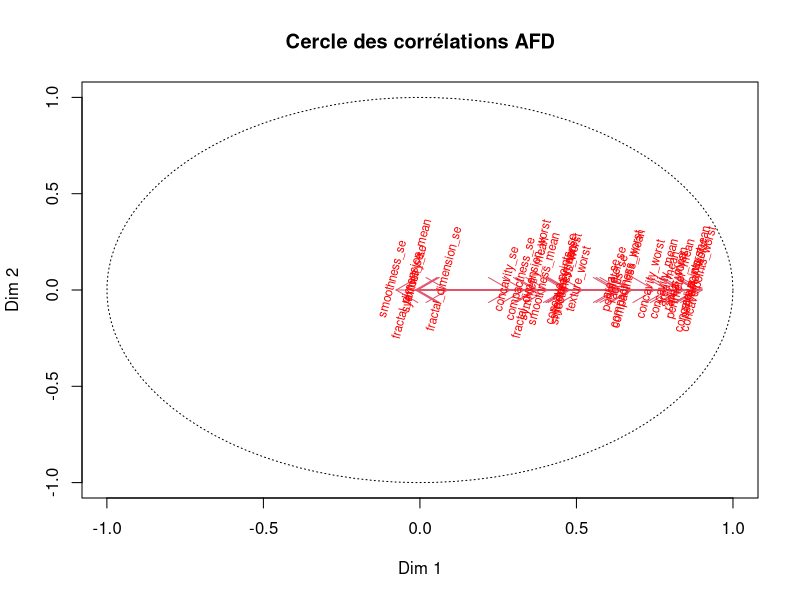
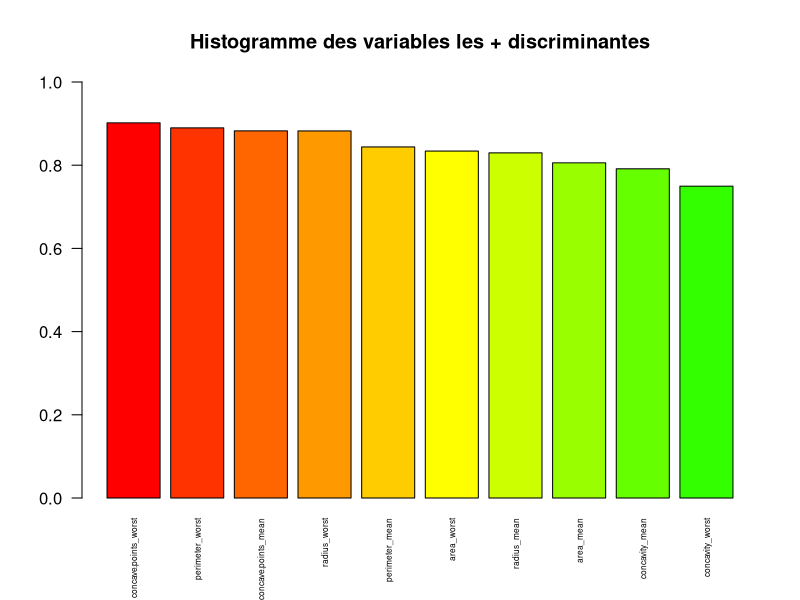
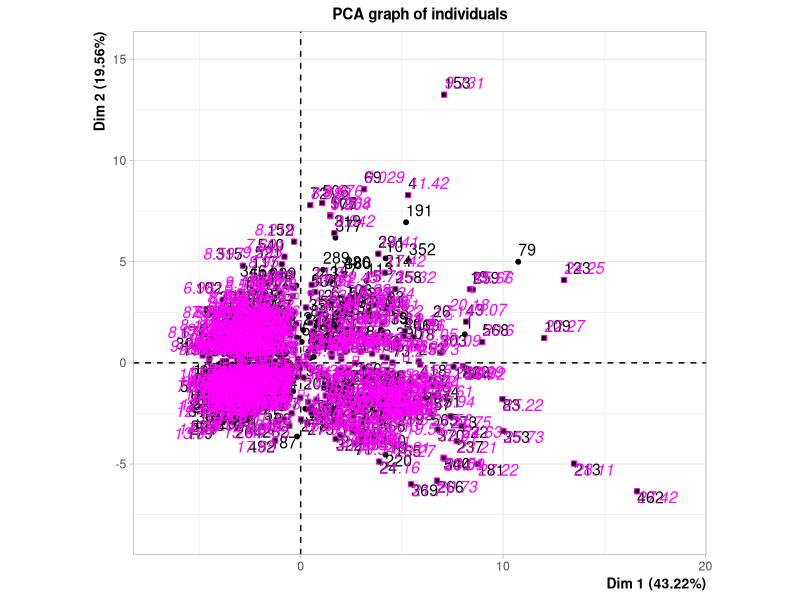
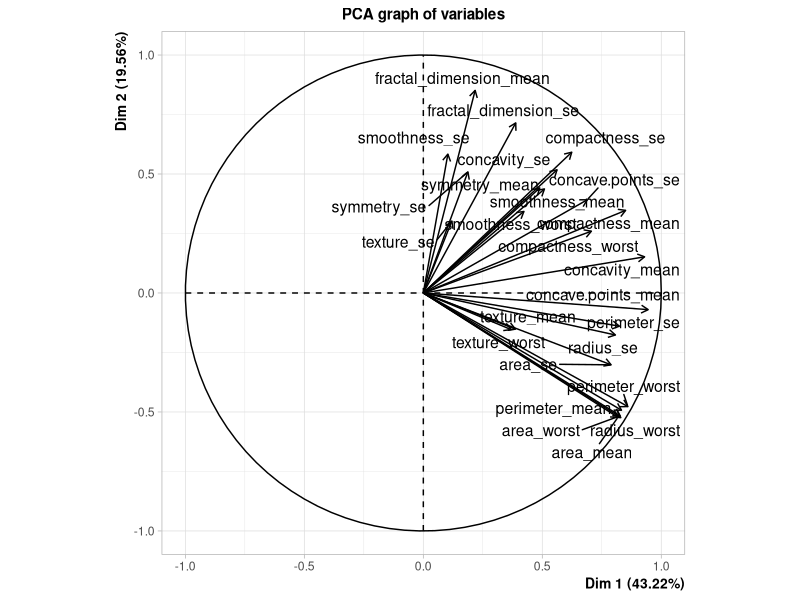
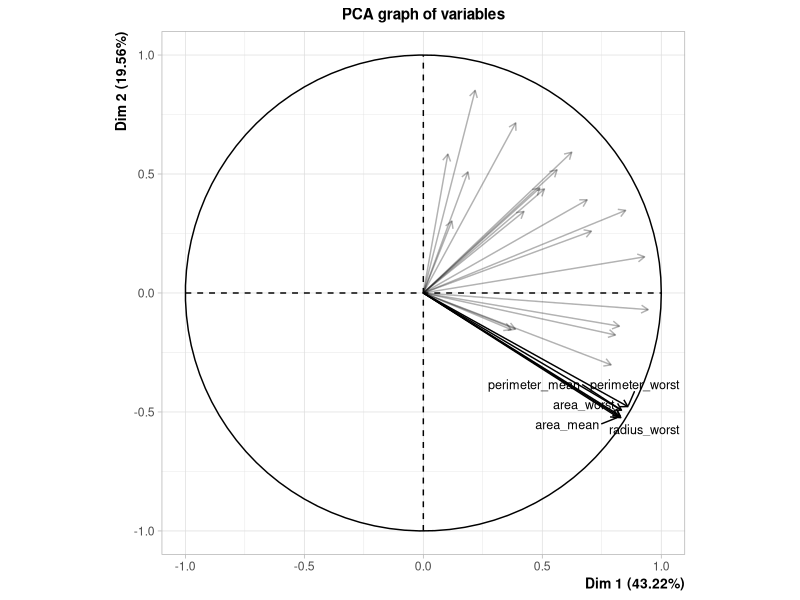

The R script that drew these images, in order:
## ---- chunk 1
knitr::opts_chunk$set(echo = TRUE)
## ---- chunk 2
data <- read.csv("data/data_cleaned.csv", header = TRUE, sep = ",")
data$diagnosis <- as.factor(data$diagnosis)

## ---- chunk 3
head(data)
# dim(data)
# str(data)
## ---- chunk 4
library(MASS)
## ---- chunk 5
res.afd <- lda(diagnosis ~ ., data = data)
res.afd
## ---- chunk 6
F12 = predict(res.afd, prior=rep(1/2,2))$x
cercle_correlation=cor(data[,-1],F12)
cercle_correlation <- cbind(cercle_correlation, rep(0, nrow(cercle_correlation)))
a=seq(0,2* pi,length=100)
plot(cos(a), sin(a), type='l',lty=3,xlab='Dim 1', ylab='Dim 2',main="Cercle des corrélations AFD" )

arrows(0,0,cercle_correlation[,1],cercle_correlation[,2],col=2)
text(cercle_correlation,labels=colnames(data[,-1]), col = "red", cex = 0.7, pos = 3, offset = 0.5, srt = 75)

## ---- chunk 7
most_discriminant <- sort(abs(cercle_correlation[,1]), decreasing = TRUE)[1:10]
barplot(most_discriminant, names.arg=colnames(most_discriminant), las=2, col=rainbow(30), main="Histogramme des variables les + discriminantes", cex.names = 0.5, horiz = FALSE, ylim = c(0,1)) 


## ---- chunk 8
# install.packages("FactoMineR")
library("FactoMineR")
## ---- chunk 9
res.pca <- PCA(data[2:27], scale.unit = TRUE, graph = TRUE, quali.sup = 1)
## ---- chunk 10
res.pca
## ---- chunk 11
plot(res.pca, choix = "var", habillage = 1, cex = 0.8, col.var = "black", select = "contrib 5")
